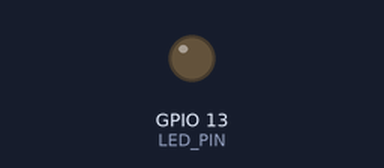
Simulated run of this sketch. Board: ESP32. Shown: output pins drawn as LEDs (lit = HIGH). What the sketch prints to the serial monitor is not drawn.

Above: at 1.42 s.
At 7.2 s:
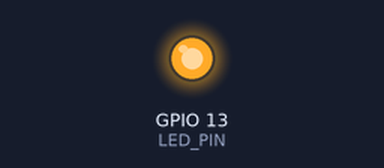
Timing chart, 0 to 7.5 s (numbered marks = the images above):
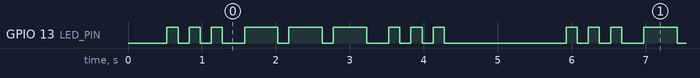

Measured:
- by itself, GPIO 13 (LED_PIN): repeats every 5.4 s: 2 × (LOW 0.15 s, HIGH 0.15 s), LOW 0.30 s, 2 × (HIGH 0.45 s, LOW 0.15 s), HIGH 0.45 s, LOW 0.30 s, 2 × (HIGH 0.15 s, LOW 0.15 s), HIGH 0.15 s, LOW 1.7 s, HIGH 0.15 s
- by itself, everything shown: repeats every 5.4 s, in 18 steps

The sketch:

08_full_board_a.ino
```cpp
// =============================================================================
// 08_full_board_a — Full Board Restore Test A
// ESP32 Flash Manager test sketches
// =============================================================================
//
// PURPOSE
// -------
// This sketch exists to provide a known firmware state for testing the Full
// Board Restore feature in ESP32 Flash Manager.
//
// WORKFLOW
// --------
// 1. Upload this sketch via Arduino IDE
// 2. Open ESP32 Flash Manager
// 3. Use Restore Backup to flash a merged 16MB .bin of a known good state
// 4. Confirm the board reboots and the LED behaviour changes
//
// To generate the merged .bin for a full board restore test:
//   In Arduino IDE with the target sketch open:
//   Sketch → Export Compiled Binary
//   Look for the file ending in .ino.merged.bin in the sketch build/ folder.
//   This merged file contains bootloader + partition table + firmware at
//   their correct offsets and can be flashed from address 0x0.
//
// This sketch (A) blinks with a distinctive SOS pattern.
// Full Board Test B (09) blinks with a heartbeat pattern.
// Flash A, then restore a merged .bin of B, confirm the pattern changes.
// Then restore a merged .bin of A, confirm it returns.
//
// ARDUINO IDE SETTINGS
// --------------------
//   Board:            ESP32 Dev Module
//   Flash Size:       16MB (128Mb)
//   Partition Scheme: Custom
//   Upload Speed:     921600
//   Serial Monitor:   115200 baud
//
// LED BEHAVIOUR
// -------------
//   SOS pattern: ... --- ... (dot = 150ms, dash = 450ms, gap = 150ms)
//   Pause 1500ms between repetitions.
//   This is Full Board A. Full Board B has a heartbeat pattern.
//
// =============================================================================

#define LED_PIN 13
#define BAUD_RATE 115200
#define DOT 150
#define DASH 450
#define GAP 150
#define PAUSE 1500

void dot() {
  digitalWrite(LED_PIN, HIGH); delay(DOT);
  digitalWrite(LED_PIN, LOW);  delay(GAP);
}

void dash() {
  digitalWrite(LED_PIN, HIGH); delay(DASH);
  digitalWrite(LED_PIN, LOW);  delay(GAP);
}

void sos() {
  dot(); dot(); dot();         // S
  delay(GAP);
  dash(); dash(); dash();      // O
  delay(GAP);
  dot(); dot(); dot();         // S
  delay(PAUSE);
}

void setup() {
  pinMode(LED_PIN, OUTPUT);
  Serial.begin(BAUD_RATE);
  delay(500);

  Serial.println();
  Serial.println("==============================");
  Serial.println("  Full Board Test A v1.0");
  Serial.println("  ESP32 Flash Manager Test");
  Serial.println("==============================");
  Serial.println();
  Serial.println("  LED pattern: SOS (... --- ...)");
  Serial.println("  Export a merged .bin of this sketch for full board");
  Serial.println("  restore testing in ESP32 Flash Manager.");
  Serial.println();
  Serial.println("  Sketch -> Export Compiled Binary in Arduino IDE.");
  Serial.println("  Use the file ending in .ino.merged.bin");
  Serial.println("==============================");
}

void loop() {
  sos();
}
```
